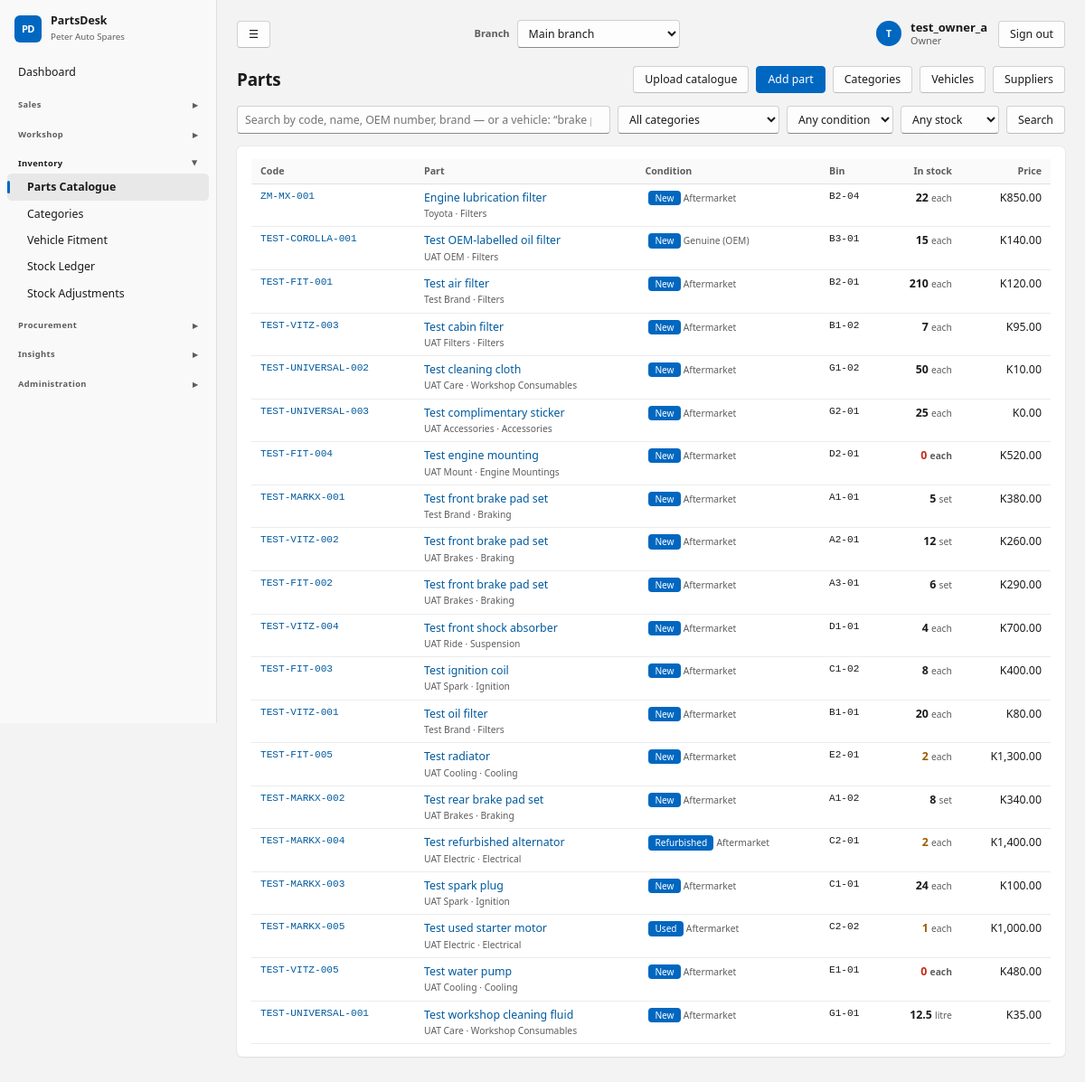
Screenshot of /catalog/ (signed in) with the database file from the repository.
### core/models.py (models this page shows, shortened)
class ShopSettings(TrackedModel):
    tenant = models.OneToOneField(Tenant, on_delete=models.CASCADE, related_name="settings")
    shop_name = models.CharField(max_length=120, default="My Spare Parts Shop")
    address = models.TextField(blank=True)
    phone = models.CharField(max_length=60, blank=True)
    email = models.EmailField(blank=True)
    tax_id = models.CharField("Tax / TPIN number", max_length=60, blank=True)
    currency_symbol = models.CharField(max_length=8, default="$")
    tax_name = models.CharField(max_length=20, default="VAT")
    tax_rate = models.DecimalField("Tax rate %", max_digits=5, decimal_places=2, default=Decimal("0"))
    prices_include_tax = models.BooleanField(default=True, help_text="Untick if prices are entered before tax.")
    counter_max_discount = models.DecimalField(
        "Max discount % for counter staff", max_digits=5, decimal_places=2, default=Decimal("10"),
        help_text="Managers and the owner can exceed this.")
    default_labour_rate = models.DecimalField("Default labour rate per hour", max_digits=10, decimal_places=2, default=Decimal("0"))
    invoice_footer = models.CharField(max_length=200, blank=True, default="Thank you for your business.")
    class Meta:
        verbose_name_plural = "shop settings"
    @classmethod
    def get(cls, tenant):
        obj, _ = cls.objects.get_or_create(tenant=tenant)
        return obj

class User(AbstractUser):
    class Role(models.TextChoices):
        OWNER = "owner", "Owner"
        MANAGER = "manager", "Manager"
        COUNTER = "counter", "Counter sales"
        MECHANIC = "mechanic", "Mechanic"
        STOREKEEPER = "storekeeper", "Storekeeper"
    role = models.CharField(max_length=20, choices=Role.choices, default=Role.COUNTER)
    tenant = models.ForeignKey(Tenant, null=True, blank=True, on_delete=models.PROTECT, related_name="users")
    branches = models.ManyToManyField(Branch, blank=True, related_name="staff")
    @property
    def display_name(self):
        return self.get_full_name() or self.username

### catalog/models.py (models this page shows, shortened)
class Part(TrackedModel):
    class Condition(models.TextChoices):
        NEW = "new", "New"
        USED = "used", "Used"
        REFURBISHED = "refurbished", "Refurbished"
    class PartType(models.TextChoices):
        OEM = "oem", "Genuine (OEM)"
        AFTERMARKET = "aftermarket", "Aftermarket"
    tenant = models.ForeignKey(Tenant, on_delete=models.PROTECT)
    sku = models.CharField("Part code (SKU)", max_length=40)
    barcode = models.CharField(max_length=64, blank=True, null=True)
    name = models.CharField(max_length=160)
    description = models.TextField(blank=True)
    category = models.ForeignKey(Category, null=True, blank=True, on_delete=models.SET_NULL)
    brand = models.CharField(max_length=60, blank=True)
    part_type = models.CharField(max_length=20, choices=PartType.choices, default=PartType.AFTERMARKET)
    condition = models.CharField(max_length=20, choices=Condition.choices, default=Condition.NEW)
    oem_number = models.CharField("OEM part number", max_length=60, blank=True, db_index=True)
    unit = models.CharField(max_length=20, default="each", help_text="each, set, pair, litre…")
    cost_price = models.DecimalField(max_digits=12, decimal_places=2, default=Decimal("0"))
    sell_price = models.DecimalField("Retail price", max_digits=12, decimal_places=2, default=Decimal("0"))
    trade_price = models.DecimalField("Trade price", max_digits=12, decimal_places=2, null=True, blank=True,
                                      help_text="Used for trade customers (garages, mechanics). Optional.")
    preferred_supplier = models.ForeignKey(Supplier, null=True, blank=True, on_delete=models.SET_NULL)
    fits = models.ManyToManyField(Vehicle, blank=True, related_name="parts")
    is_universal = models.BooleanField(default=False, help_text="Fits any vehicle (oil, bulbs, wipers…)")
    is_active = models.BooleanField(default=True)
    created_at = models.DateTimeField(auto_now_add=True)
    updated_at = models.DateTimeField(auto_now=True)
    class Meta:
        ordering = ["name"]
        constraints = [
            models.UniqueConstraint(fields=["tenant", "sku"], name="part_tenant_sku"),
            models.UniqueConstraint(fields=["tenant", "barcode"], name="part_tenant_barcode"),
        ]
    def get_absolute_url(self):
        return reverse("part_detail", args=[self.pk])

class Category(TrackedModel):
    tenant = models.ForeignKey(Tenant, on_delete=models.PROTECT)
    name = models.CharField(max_length=80)
    class Meta:
        ordering = ["name"]
        verbose_name_plural = "categories"
        constraints = [models.UniqueConstraint(fields=["tenant", "name"], name="category_tenant_name")]
    def __str__(self):
        return self.name

### catalog/views.py (the view)
# urls.py: path("", views.PartList.as_view(), name="part_list"),
class PartList(RoleRequiredMixin, ListView):
    template_name = "catalog/part_list.html"
    context_object_name = "parts"
    paginate_by = 25
    def get_queryset(self):
        g = self.request.GET
        qs = with_stock(search_parts(g.get("q", ""), self.request.tenant,
                                     active_only=not g.get("inactive")), self.request.branch).select_related("category")
        if g.get("category", "").isdigit():
            qs = qs.filter(category_id=g["category"])
        if g.get("condition") in Part.Condition.values:
            qs = qs.filter(condition=g["condition"])
        if g.get("stock") == "out":
            qs = qs.filter(branch_quantity__lte=0)
        elif g.get("stock") == "low":
            qs = qs.filter(branch_reorder_level__gt=0, branch_quantity__lte=F("branch_reorder_level"))
        return qs.order_by("name")
    def get_context_data(self, **kw):
        ctx = super().get_context_data(**kw)
        ctx.update(page_title="Parts", categories=Category.objects.filter(tenant=self.request.tenant), conditions=Part.Condition.choices,
                   can_edit=self.request.user.role in STOCK, g=self.request.GET)
        return ctx

### catalog/search.py (called while the page is built, shortened)
def with_stock(qs, branch):
    stock = BranchStock.objects.filter(branch=branch, part_id=OuterRef("pk"))
    decimal = DecimalField(max_digits=12, decimal_places=2)
    return qs.annotate(
        branch_quantity=Coalesce(Subquery(stock.values("quantity_on_hand")[:1]), Value(0), output_field=decimal),
        branch_reorder_level=Coalesce(Subquery(stock.values("reorder_level")[:1]), Value(0), output_field=decimal),
        branch_reorder_qty=Coalesce(Subquery(stock.values("reorder_qty")[:1]), Value(0), output_field=decimal),
        branch_bin=Coalesce(Subquery(stock.values("bin_location")[:1]), Value(""), output_field=CharField()),
    )

def search_parts(query, tenant, active_only=True):
    qs = Part.objects.filter(tenant=tenant)
    if active_only:
        qs = qs.filter(is_active=True)
    return qs.distinct()

### core/audit.py (called while the page is built)
@contextmanager
def audit_context(**values):
    token = _current.set(dict(_current.get(), **values))
    try:
        yield
    finally:
        _current.reset(token)

def metadata(request):
    try:
        address = str(ip_address(request.META.get('REMOTE_ADDR', '')))
    except ValueError:
        address = None
    match = request.resolver_match
    return dict(request_id=request.audit_request_id, ip_address=address,
                route=(match.view_name if match else 'unmatched')[:100], method=request.method[:10])

### core/models.py (called while the page is built)
    def save(self, *args, **kwargs):
        if not self._state.adding:
            raise ValueError("Audit records cannot be edited.")
        return super().save(*args, **kwargs)

### core/navigation.py (called while the page is built)
def page_back_link(request):
    if request is None or not request.user.is_authenticated:
        return None
    match = request.resolver_match
    name = match.url_name if match else None
    if name == 'dashboard':
        return None
    kwargs = {}
    if name == 'vehicle_create':
        if 'pk' in match.kwargs:
            target, label = 'customer_detail', 'Back to customer'
            kwargs = {'pk': match.kwargs['pk']}
        else:
            target, label = 'vehicle_list', 'Back to vehicles'
    elif name in RECORD_PARENTS:
        target, label = RECORD_PARENTS[name]
        kwargs = {'pk': match.kwargs['pk']}
    else:
        if name not in PARENTS:
            return None
        target, label = PARENTS[name]
    return {'url': reverse(target, kwargs=kwargs), 'label': label}

### core/templatetags/ui.py (called while the page is built)
@register.simple_tag(takes_context=True)
def money(context, value):
    shop = context.get("shop")
    return money_str(value, shop.currency_symbol if shop else "")

### templates/catalog/part_list.html
{% extends "base.html" %}{% load ui %}
{% block actions %}{% if can_edit %}<a class="btn" href="{% url 'catalogue_upload' %}">Upload catalogue</a><a class="btn primary" href="{% url 'part_create' %}">Add part</a><a class="btn" href="{% url 'category_list' %}">Categories</a>{% endif %}<a class="btn" href="{% url 'vehicle_list' %}">Vehicles</a>{% if can_edit %}<a class="btn" href="{% url 'supplier_list' %}">Suppliers</a>{% endif %}{% endblock %}
{% block content %}
<form class="filters" method="get">
  <input type="search" name="q" value="{{ g.q }}" placeholder="Search by code, name, OEM number, brand — or a vehicle: “brake pad corolla 2010”" autofocus>
  <select name="category"><option value="">All categories</option>{% for c in categories %}<option value="{{ c.pk }}" {% if g.category == c.pk|stringformat:"s" %}selected{% endif %}>{{ c.name }}</option>{% endfor %}</select>
  <select name="condition"><option value="">Any condition</option>{% for v, l in conditions %}<option value="{{ v }}" {% if g.condition == v %}selected{% endif %}>{{ l }}</option>{% endfor %}</select>
  <select name="stock"><option value="">Any stock</option><option value="low" {% if g.stock == "low" %}selected{% endif %}>Low stock</option><option value="out" {% if g.stock == "out" %}selected{% endif %}>Out of stock</option></select>
  <button class="btn">Search</button>
</form>
<section class="card"><div class="tablewrap"><table>
<thead><tr><th>Code</th><th>Part</th><th>Condition</th><th>Bin</th><th class="num">In stock</th><th class="num">Price</th></tr></thead><tbody>
{% for p in parts %}<tr>
  <td class="mono"><a href="{{ p.get_absolute_url }}">{{ p.sku }}</a></td>
  <td><a href="{{ p.get_absolute_url }}">{{ p.name }}</a><br><small>{{ p.brand }}{% if p.brand and p.category %} · {% endif %}{{ p.category|default:"" }}</small></td>
  <td><span class="badge {% if p.condition != 'new' %}b-warn{% endif %}">{{ p.get_condition_display }}</span> <small>{{ p.get_part_type_display }}</small></td>
  <td class="mono">{{ p.branch_bin }}</td>
  <td class="num {% if p.branch_quantity <= 0 %}stockout{% elif p.branch_reorder_level > 0 and p.branch_quantity <= p.branch_reorder_level %}stocklow{% endif %}"><strong>{{ p.branch_quantity|qty }}</strong> <small>{{ p.unit }}</small></td>
  <td class="num">{% money p.sell_price %}</td></tr>
{% empty %}<tr><td colspan="6" class="empty">No parts found. {% if can_edit %}<a href="{% url 'part_create' %}">Add the first one</a>.{% endif %}</td></tr>{% endfor %}
</tbody></table></div>{% include "partials/pagination.html" %}</section>
{% endblock %}

### templates/base.html (shortened to what this page needs)
{% load static ui %}<!doctype html>
<html lang="en">
<head>
<link rel="stylesheet" href="{% static 'css/app.css' %}">
</head>
<body data-print-log-url="{% url 'log_print_request' %}" {% if auto_print %}data-autoprint="1"{% endif %}>
<div class="app">
  <aside class="side no-print">
    <div class="brand"><span class="brand-mark">PD</span><div><strong>PartsDesk</strong><small>{{ shop.shop_name }}</small></div></div>
    <nav>{% for g in nav %}{% if g.title %}<details class="nav-group" {% if g.open %}open{% endif %}><summary>{{ g.title }}</summary>{% for item in g.items %}<a href="{{ item.url }}" class="{% if item.active %}on{% endif %}">{{ item.label }}</a>{% endfor %}</details>{% else %}{% for item in g.items %}<a href="{{ item.url }}" class="{% if item.active %}on{% endif %}">{{ item.label }}</a>{% endfor %}{% endif %}{% endfor %}</nav>
  </aside>
  <main class="main">
    <div class="topbar no-print">
      <button type="button" class="btn nav-toggle" id="nav-toggle" aria-label="Toggle menu" title="Show/hide menu">&#9776;</button>
      {% if branches %}<form method="post" action="{% url 'switch_branch' %}" class="branch-switch">{% csrf_token %}
        <label for="branch-select">Branch</label>
        <select id="branch-select" name="branch_id" onchange="this.form.submit()">{% for b in branches %}<option value="{{ b.pk }}" {% if b.pk == active_branch.pk %}selected{% endif %}>{{ b.name }}</option>{% endfor %}</select>
        <noscript><button type="submit">Switch</button></noscript></form>{% endif %}
      <div class="topbar-user"><a href="{% url 'profile' %}" class="user-chip"><span class="avatar">{{ user.display_name|slice:":1"|upper }}</span><span><strong>{{ user.display_name }}</strong><small>{{ user.get_role_display }}</small></span></a>
        <form method="post" action="{% url 'logout' %}">{% csrf_token %}<button type="submit" class="btn">Sign out</button></form></div>
    </div>
    <header class="top"><h1>{% block page_heading %}{{ page_title }}{% endblock %}</h1><div class="actions">{% page_back_link as back %}{% block actions %}{% endblock %}</div></header>
    {% block content %}{% endblock %}
  </main>
</div>
</body>
</html>

### rows the page displays
ShopSettings: shop_name "Peter Auto Spares"
User: display_name "T", display_name "test_owner_a", role "Owner"
Part: sku "ZM-MX-001", name "Engine lubrication filter", brand "Toyota", category "Filters", condition "New", part_type "Aftermarket", branch_bin "B2-04", branch_quantity|qty "22", unit "each", sell_price.currency_symbol "K850.00"
Part: sku "TEST-COROLLA-001", name "Test OEM-labelled oil filter", brand "UAT OEM", category "Filters", condition "New", part_type "Genuine (OEM)", branch_bin "B3-01", branch_quantity|qty "15", unit "each", sell_price.currency_symbol "K140.00"
Part: sku "TEST-FIT-001", name "Test air filter", brand "Test Brand", category "Filters", condition "New", part_type "Aftermarket", branch_bin "B2-01", branch_quantity|qty "210", unit "each", sell_price.currency_symbol "K120.00"
Part: sku "TEST-VITZ-003", name "Test cabin filter", brand "UAT Filters", category "Filters", condition "New", part_type "Aftermarket", branch_bin "B1-02", branch_quantity|qty "7", unit "each", sell_price.currency_symbol "K95.00"
Part: sku "TEST-UNIVERSAL-002", name "Test cleaning cloth", brand "UAT Care", category "Workshop Consumables", condition "New", part_type "Aftermarket", branch_bin "G1-02", branch_quantity|qty "50", unit "each", sell_price.currency_symbol "K10.00"
Part: sku "TEST-UNIVERSAL-003", name "Test complimentary sticker", brand "UAT Accessories", category "Accessories", condition "New", part_type "Aftermarket", branch_bin "G2-01", branch_quantity|qty "25", unit "each", sell_price.currency_symbol "K0.00"
Part: sku "TEST-FIT-004", name "Test engine mounting", brand "UAT Mount", category "Engine Mountings", condition "New", part_type "Aftermarket", branch_bin "D2-01", branch_quantity|qty "0", unit "each", sell_price.currency_symbol "K520.00"
Part: sku "TEST-MARKX-001", name "Test front brake pad set", brand "Test Brand", category "Braking", condition "New", part_type "Aftermarket", branch_bin "A1-01", branch_quantity|qty "5", unit "set", sell_price.currency_symbol "K380.00"
Part: sku "TEST-VITZ-002", name "Test front brake pad set", brand "UAT Brakes", category "Braking", condition "New", part_type "Aftermarket", branch_bin "A2-01", branch_quantity|qty "12", unit "set", sell_price.currency_symbol "K260.00"
Part: sku "TEST-FIT-002", name "Test front brake pad set", brand "UAT Brakes", category "Braking", condition "New", part_type "Aftermarket", branch_bin "A3-01", branch_quantity|qty "6", unit "set", sell_price.currency_symbol "K290.00"
Part: sku "TEST-VITZ-004", name "Test front shock absorber", brand "UAT Ride", category "Suspension", condition "New", part_type "Aftermarket", branch_bin "D1-01", branch_quantity|qty "4", unit "each", sell_price.currency_symbol "K700.00"
Part: sku "TEST-FIT-003", name "Test ignition coil", brand "UAT Spark", category "Ignition", condition "New", part_type "Aftermarket", branch_bin "C1-02", branch_quantity|qty "8", unit "each", sell_price.currency_symbol "K400.00"
Part: sku "TEST-VITZ-001", name "Test oil filter", brand "Test Brand", category "Filters", condition "New", part_type "Aftermarket", branch_bin "B1-01", branch_quantity|qty "20", unit "each", sell_price.currency_symbol "K80.00"
Part: sku "TEST-FIT-005", name "Test radiator", brand "UAT Cooling", category "Cooling", condition "New", part_type "Aftermarket", branch_bin "E2-01", branch_quantity|qty "2", unit "each", sell_price.currency_symbol "K1,300.00"
Part: sku "TEST-MARKX-002", name "Test rear brake pad set", brand "UAT Brakes", category "Braking", condition "New", part_type "Aftermarket", branch_bin "A1-02", branch_quantity|qty "8", unit "set", sell_price.currency_symbol "K340.00"
Part: sku "TEST-MARKX-004", name "Test refurbished alternator", brand "UAT Electric", category "Electrical", condition "Refurbished", part_type "Aftermarket", branch_bin "C2-01", branch_quantity|qty "2", unit "each", sell_price.currency_symbol "K1,400.00"
Part: sku "TEST-MARKX-003", name "Test spark plug", brand "UAT Spark", category "Ignition", condition "New", part_type "Aftermarket", branch_bin "C1-01", branch_quantity|qty "24", unit "each", sell_price.currency_symbol "K100.00"
Part: sku "TEST-MARKX-005", name "Test used starter motor", brand "UAT Electric", category "Electrical", condition "Used", part_type "Aftermarket", branch_bin "C2-02", branch_quantity|qty "1", unit "each", sell_price.currency_symbol "K1,000.00"
Part: sku "TEST-VITZ-005", name "Test water pump", brand "UAT Cooling", category "Cooling", condition "New", part_type "Aftermarket", branch_bin "E1-01", branch_quantity|qty "0", unit "each", sell_price.currency_symbol "K480.00"
Part: sku "TEST-UNIVERSAL-001", name "Test workshop cleaning fluid", brand "UAT Care", category "Workshop Consumables", condition "New", part_type "Aftermarket", branch_bin "G1-01", branch_quantity|qty "12.5", unit "litre", sell_price.currency_symbol "K35.00"

### other values shown
{{ item.label }} "Dashboard"
{{ g.title }} "Sales" "Workshop" "Inventory" "Procurement" "Insights" "Administration"
{{ item.label }} "Parts Catalogue" "Categories" "Vehicle Fitment" "Stock Ledger" "Stock Adjustments"
{{ page_title }} "Parts"
form field branch_id "Main branch"
